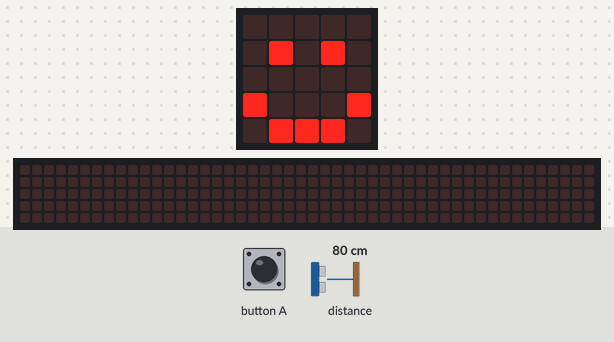
The program below on a simulated BBC micro:bit (MakeCode). Parts: the board's 5×5 LED display, a strip that is not on the board, showing the scrolling text unrolled. The inputs (shaded band) are chosen by the test bench; at power-on: distance to the obstacle 80 cm. The echo pulse lasts 58.3 µs per cm; the 48×5 strip is a reading aid, not a part: it shows the text the display is scrolling, unrolled, one strip-width of it at a time.

Above: at 1.8 s.
1.9 s: button A pressed for 0.15 s
At 2.28 s:
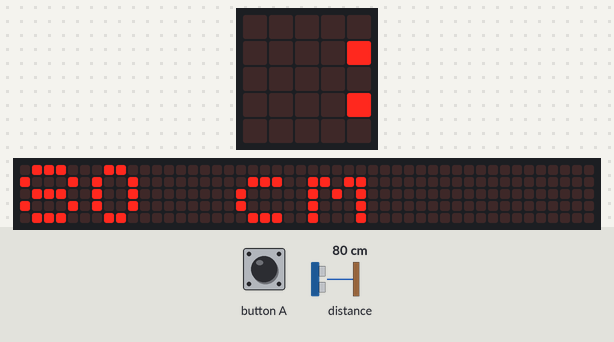
At 4.7 s:
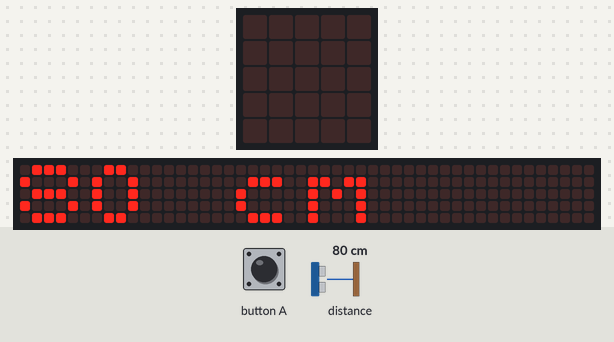
Timing chart, 0 to 6.2 s (numbered marks = the images above; inputs shaded):
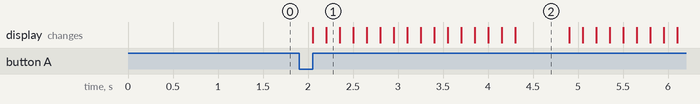

The program:

main.ts
```typescript
// (licence header left out)
// variable
let distanceToObject:number = 0
basic.clearScreen()

// show happy face
basic.showIcon(IconNames.Happy)

// when button "A" is clicked
input.onButtonPressed(Button.A, function() {
    basic.clearScreen()

// measure the distance in cm
    distanceToObject = sonar.ping(
       DigitalPin.P1, // trigger
       DigitalPin.P2, // echo
       PingUnit.Centimeters,
    )
basic.showString(distanceToObject.toString() + ' cm')
basic.showIcon(IconNames.Happy)
})
```

Measured:
- after the input at 1.9 s, the display: first changes after 0.16 s (image 1 shows a later state)
- what the display in image 2 shows lasts 0.6 s, from 4.3 s to 4.9 s
